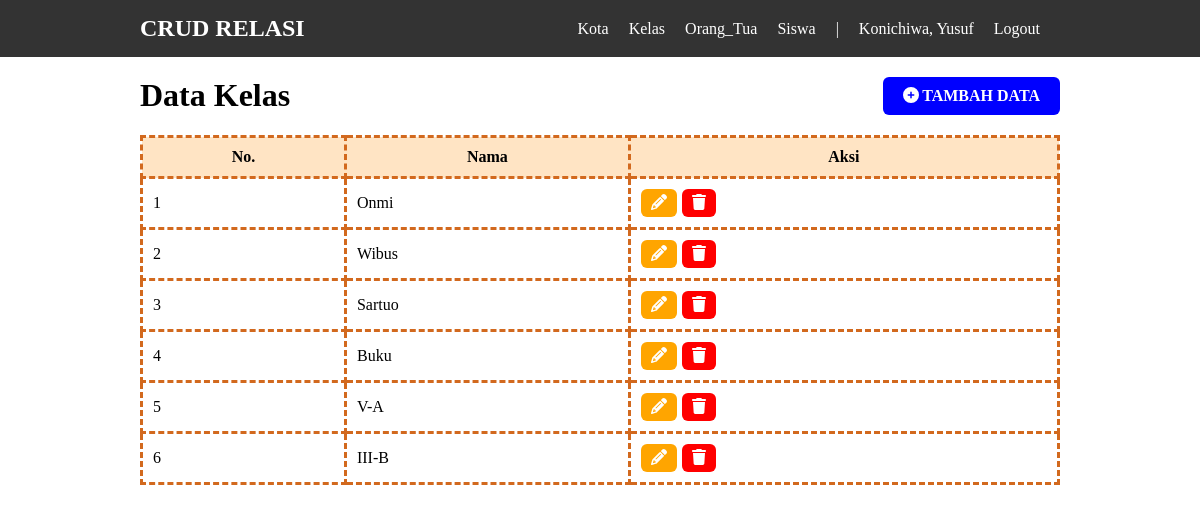
/kelas/index.php (signed in), run on the app's committed database.
### tables this page shows
CREATE TABLE `kelas` (
  `id` int(11) NOT NULL,
  `nama_kelas` varchar(100) NOT NULL,
  `created_at` timestamp NOT NULL DEFAULT CURRENT_TIMESTAMP
);

### kelas/index.php (the view, shortened to what this page needs)
<?php
require_once '../conn2.php';
$pels = mysqli_query($conn, "SELECT * FROM kelas ORDER BY id DESC");
$no = 1;
?>
<!DOCTYPE html>
<html lang="en">
<head>
   <link rel="stylesheet" href="../style.css">
   <link rel="stylesheet" href="https://cdnjs.cloudflare.com/ajax/libs/font-awesome/6.4.2/css/all.min.css" />
</head>
<body>
   <?php require_once '../navbar.php' ?>
   <main>
      <main>
         <div class="container">
            <div class="infwrap">
               <h1>Data Kelas</h1>
               <a class="btnadd" href="tambah.php"><span class="fas fa-plus-circle"></span> Tambah Data</a>
            </div>
            <table border="1" width="100%">
               <thead>
                  <tr>
                     <th>No.</th>
                     <th>Nama</th>
                     <th>Aksi</th>
                  </tr>
               </thead>
               <tbody>
                  <?php while ($data = mysqli_fetch_object($pels)) : ?>
                     <tr class="">
                        <td><?= $no++ ?></td>
                        <td><?= htmlspecialchars($data->nama_kelas) ?></td>
                        <td>
                           <div class="btnwrap">
                              <a class="btnedit" href="edit.php?id=<?= $data->id ?>"><span class="fas fa-pencil"></span></a>
                              <a class="btnremove" onclick="return confirm('Antum yakin ingin menghapus data ini?')" href="hapus.php?id=<?= $data->id ?>"><span class="fas fa-trash"></span></a>
                           </div>
                        </td>
                     </tr>
                  <?php endwhile; ?>
               </tbody>
            </table>
         </div>
      </main>
   </main>
</body>
</html>

### style.css (style rules this page uses)
body, ul, li { margin: 0; padding: 0; list-style: none; }
* { margin: 0; padding: 0; box-sizing: border-box; font-family: 'Fake Receipt'; }
.container { width: 80%; padding: 20px; margin: auto; }
.infwrap { display: flex; justify-content: space-between; }
table { border-collapse: collapse; }
table, tr, th, td { border: 3px dashed chocolate; }
td { padding: 10px; }
table thead { background-color: bisque; }
table thead th { padding: 10px; }
.btnadd { padding: 10px 20px; outline: none; border-radius: 6px; background-color: blue; color: white; text-decoration: none; font-weight: bold; text-transform: uppercase; }
.btnedit { padding: 5px 10px; outline: none; border-radius: 6px; background-color: orange; color: white; text-decoration: none; font-weight: bold; text-transform: uppercase; }
.btnremove { padding: 5px 10px; outline: none; border-radius: 6px; background-color: red; color: white; text-decoration: none; font-weight: bold; text-transform: uppercase; }
.btnwrap { display: flex; gap: 5px; }

### data on the page
kelas: nama_kelas "Onmi"
kelas: nama_kelas "Wibus"
kelas: nama_kelas "Sartuo"
kelas: nama_kelas "Buku"
kelas: nama_kelas "V-A"
kelas: nama_kelas "III-B"

### other printed values
$_SESSION['nama'] "Yusuf"
